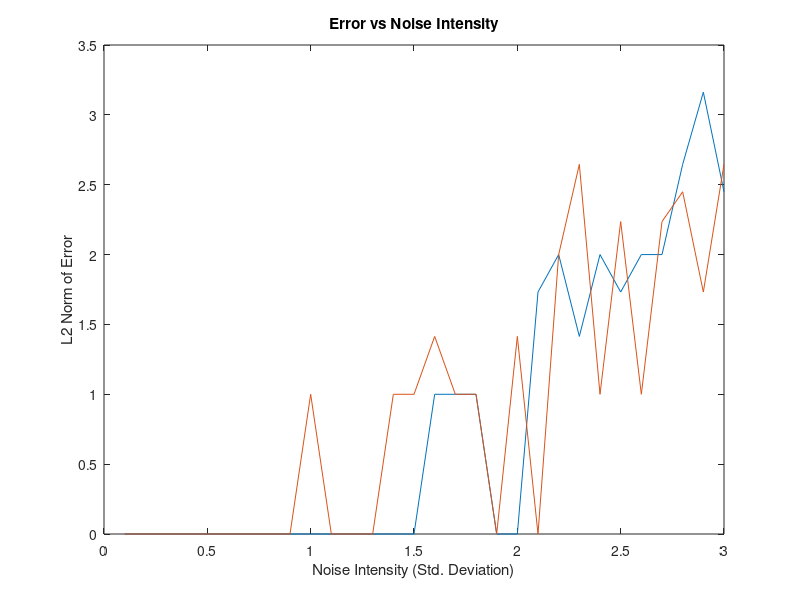

Write MATLAB code to recreate this figure.
err_Matched = [];
err_Filtered = [];

for iterator = 1:1:30    
    %% paremeter
    I = iterator*.1; %% noise intensity
    %seq = [-1,1,-1,1,-1,1,1,1,-1,-1,1-1,1-1,1]';
    %% randomly generated training signal
    seq = -5 + (5+5)*rand(45,1);
    for l = 1:length(seq)
        if seq(l)>=0
            seq(l)=1;
        else
            seq(l)=-1;
        end
    end
    barker13 = [1,1,1,1,1,-1,-1,1,1,-1,1,-1,1]';     
    %% generated training signal



    signal = zeros(length(seq),length(barker13))';
    for k = 1:length(seq)
        signal(:,k) =seq(k)*barker13; 
    end
    signal = reshape(signal,1,[]);
    [sig_match,lag] = xcorr(signal,barker13);
    noise=randn(1,length(signal));
    noisy_signal = signal + I*noise;
    [noisy_sig_match,lag_noise_sig] = xcorr(noisy_signal,barker13);

    %plot original signal
%     figure;
%     plot(signal);
%     ylim([-2,2]);
%     title('signal')

    % ploting sig_match
    %figure;
    %plot(lag,sig_match);
    %title('original signal cross_correlation with barker13');
    %plot noisy_signal match
    %figure;
    %plot(lag_noise_sig,noisy_sig_match);
    %title('noisy signal cross_correlation with barker13');

    %% filter designing
    % original training signal correlation Rx
    [Rx,lag_Rx] = xcorr(signal);
    %figure;
    %plot(lag_Rx,Rx);
    %hold on;
    %noise correlation Rv
    [Rv,lag_Rv]= xcorr(noise);
    %plot(lag_Rv,Rv);
    % noise signal correlation Ry
    [Ry,lag_Ry]= xcorr(noisy_signal);
    %plot(lag_Ry,Ry);
    % Rxy
    [Rxy,lag_Rxy]= xcorr(noisy_signal,signal);
    %plot(lag_Rxy,Rxy);
%     hold off;
%     title('signal,noise, noisy signal, signal to noise signal correlation');
%     legend('Rx','Rv','Ry','Rxy');


    %% design a fir filter with order of 64
    l = 64+1;

    %using autocorrelation data matrix size(N+l-1,l) 
    N = length(noisy_signal);
    n= N+l-1;
    %construct training data matrix
    A = zeros(n,l);
    for m = 1:l
        A(m:N+m-1,m)= noisy_signal;
    end

    %Ry matrix
    Ry_mat = zeros(l,l);

    for r = 1:l
       Ry_mat(1:l,r) = Ry(l-r+1:l+l-r);  
    end

    Ry_mat_inv= inv(Ry_mat);
    % here is the filter
    h=Ry_mat\Rxy(l:l+l-1)' ;
    %%%%%%%%%%%%%%%%%%%%%

    % plot filtered signal
    filt_sig = (A(1:N,:)*h)';
    %figure;
    [filt_sig_match,lag_filt_sig]= xcorr(filt_sig,barker13);
    %plot(lag_filt_sig,filt_sig_match);
    %hold on;
%     plot(lag,sig_match);
%     title('training')
    %% test sequence
    % test sequence
    seq_new = [-1,1,-1,1,-1,1,1,-1,1,-1,1,1,-1,1,-1,-1,1,-1,1,-1,1,1,-1,1,-1,1,1,-1,1,-1,-1,1,-1,1,-1,1,1,-1,1,-1,1,1,-1,1,-1]';
    signal_new = zeros(length(seq_new),length(barker13))';
    for k = 1:length(seq_new)
        signal_new(:,k) =seq_new(k)*barker13; 
    end
    % new signal
    signal_new = reshape(signal_new,1,[]);

    %new noisy signal
    noise_new=randn(1,length(signal_new));
    noisy_signal_new = signal_new + I*noise_new;

    %new data matrix
    A_new = zeros(n,l);
    for m = 1:l
        A_new(m:N+m-1,m)= noisy_signal_new;
    end

    %new filtered signal
    filt_sig_new = (A_new(1:N,:)*h)';

    % ploting comparing
%     figure;
%     new signal match
    [sig_match_new,lag_new] = xcorr(signal_new,barker13);
    %plot(lag_new,sig_match_new);
%     hold on;
    % new noisy signal match
    [noisy_sig_new_match,lag_noisy_sig_new]= xcorr(noisy_signal_new,barker13);
    %plot(lag_noisy_sig_new,noisy_sig_new_match);

    % new filtered noisy signal match
    [filt_sig_match_new,lag_filt_sig_new]= xcorr(filt_sig_new,barker13);
    %plot(lag_filt_sig_new,filt_sig_match_new);

%     title('testing');
%     legend('original_signal','noisy_signal','filtered_signal');


    %% determine the resulting received sequences
    sentSignal = ((seq+1)./2)';%signal sent
    testSignal = ((seq_new+1)./2)';

    rec_match = [];
    rec_filt_match = [];

    for a = 1:1:length(noisy_sig_match(N-13:end))-1
       if mod(a,13) ~= 0
           continue
       else
           index = a/13;
           if noisy_sig_match(N-13+a) > 0
               rec_match(index) = 1;
           else
               rec_match(index) = 0;
           end
       end
    end

    for a = 1:1:length(noisy_sig_new_match(N-13:end))-1
       if mod(a,13) ~= 0
           continue
       else
           index = a/13;
           if noisy_sig_new_match(N-13+a) > 0
               rec_filt_match(index) = 1;
           else
               rec_filt_match(index) = 0;
           end
       end
    end

    sentSignal;
    rec_match;
    testSignal;
    rec_filt_match;
    %% determine error
    err_Matched(iterator) = sqrt((sentSignal-rec_match)*(sentSignal-rec_match)');
    err_Filtered(iterator) = sqrt((testSignal-rec_filt_match)*(testSignal-rec_filt_match)');
end
%% plot error
figure(1);
plot(.1:.1:3,err_Matched)
hold on
plot(.1:.1:3,err_Filtered)
hold off
title('Error vs Noise Intensity')
xlabel('Noise Intensity (Std. Deviation)')
ylabel('L2 Norm of Error')
%% plot signals
% figure(2);
% plot(sig_match(N-13:end))
% title('Sent Signal')
% figure(3);
% plot(noisy_sig_match(N-13:end))
% title('Received Signal (Matched Filter Only)')
% figure(4);
% plot(noisy_sig_new_match(N-13:end))
% title('Received Signal (Matched Filter + LMS Filter)')

